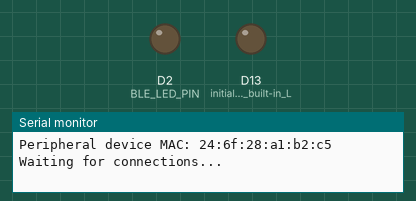
Simulated run of this program. Board: Arduino Nano 33 BLE. On the bench: output pins drawn as LEDs (lit = HIGH), the last lines printed to the serial monitor. Nothing arrives over Bluetooth unless stated; a phone connects over Bluetooth LE 3 s after start.

Above: at 0.1 s.
At 3.1 s:
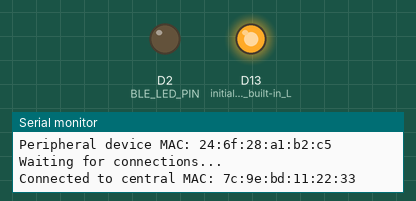
Timing chart, 0 to 4.6 s (numbered marks = the images above):
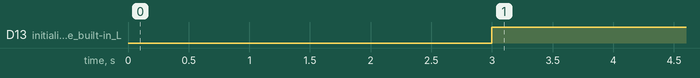

Measured:
- by itself, D13 (initialize_the_built-in_L): LOW → HIGH at 3.0 s

The program:

main.cpp
```cpp
#include <ArduinoBLE.h>

#define BLE_LED_PIN D2

static const char* greeting = "Salutations";
unsigned long tester = 0;
BLEService greetingService("180C");  // User defined service

BLEStringCharacteristic greetingCharacteristic("2A56",  // standard 16-bit characteristic UUID
    BLERead, 13); // remote clients will only be able to read this

void setup() {
  Serial.begin(9600);    // initialize serial communication
  while (!Serial);

  pinMode(LED_BUILTIN, OUTPUT); // initialize the built-in LED pin
  pinMode(BLE_LED_PIN,OUTPUT);
  digitalWrite(BLE_LED_PIN,LOW);

  if (!BLE.begin()) {   // initialize BLE
    Serial.println("starting BLE failed!");
    while (1);
  }

  BLE.setLocalName("Nano33BLE");  // Set name for connection
  BLE.setAdvertisedService(greetingService); // Advertise service
  greetingService.addCharacteristic(greetingCharacteristic); // Add characteristic to service
  BLE.addService(greetingService); // Add service
  greetingCharacteristic.setValue(greeting); // Set greeting string

  BLE.advertise();  // Start advertising
  Serial.print("Peripheral device MAC: ");
  Serial.println(BLE.address());
  Serial.println("Waiting for connections...");
}

void loop() {
  BLEDevice central = BLE.central();  // Wait for a BLE central to connect

  // if a central is connected to the peripheral:
  if (central) {
    Serial.print("Connected to central MAC: ");
    // print the central's BT address:
    Serial.println(central.address());
    // turn on the LED to indicate the connection:
    digitalWrite(LED_BUILTIN, HIGH);

    while (central.connected()){
      greetingCharacteristic.writeValue("Hello World");
      // tester += 1;
    } // keep looping while connected

    // when the central disconnects, turn off the LED:
    digitalWrite(LED_BUILTIN, LOW);
    Serial.print("Disconnected from central MAC: ");
    Serial.println(central.address());
  }
}

// #include <ArduinoBLE.h>

// BLEService dataService("180C"); // Define the service UUID
// BLECharacteristic dataCharacteristic("2A56", BLERead, 13); // Define the characteristic UUID and permissions

// void setup() {
//   Serial.begin(9600);
//   while (!Serial); // Wait for serial connection
//   if (!BLE.begin()) {
//     Serial.println("Failed to initialize BLE!");
//     while (1);
//   }
//   BLE.setLocalName("Breathalyzer");
//   BLE.setAdvertisedService(dataService); // Advertise the data service
//   dataService.addCharacteristic(dataCharacteristic); // Add the data characteristic to the service
//   BLE.addService(dataService); // Add the service
//   dataCharacteristic.setValue("Hello, World!"); // Set an initial value for the characteristic
//   BLE.advertise(); // Start advertising the service
//   Serial.println("BLE service started!");
// }

// void loop() {
//   if (BLE.connected()) {
//     // Send data to the central device
//     int sensorValue = 5;
//     String sensorValueStr = String(sensorValue);
//     dataCharacteristic.writeValue(sensorValueStr.c_str(), sensorValueStr.length());
//   }
//   delay(1000); // Wait for one second before sending the next sensor value
// }
```
